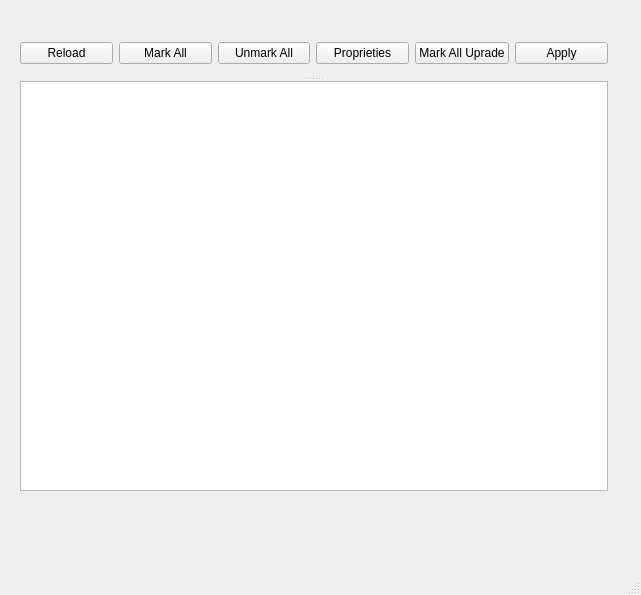
<?xml version="1.0" encoding="UTF-8"?>
<ui version="4.0">
 <class>MainWindow</class>
 <widget class="QMainWindow" name="MainWindow">
  <property name="geometry">
   <rect>
    <x>0</x>
    <y>0</y>
    <width>641</width>
    <height>595</height>
   </rect>
  </property>
  <property name="windowTitle">
   <string>MainWindow</string>
  </property>
  <widget class="QWidget" name="centralwidget">
   <widget class="QSplitter" name="splitter">
    <property name="geometry">
     <rect>
      <x>20</x>
      <y>30</y>
      <width>588</width>
      <height>461</height>
     </rect>
    </property>
    <property name="orientation">
     <enum>Qt::Vertical</enum>
    </property>
    <widget class="QWidget" name="layoutWidget">
     <layout class="QHBoxLayout" name="horizontalLayout">
      <item>
       <widget class="QPushButton" name="Reload">
        <property name="text">
         <string>Reload</string>
        </property>
       </widget>
      </item>
      <item>
       <widget class="QPushButton" name="MarkAll">
        <property name="text">
         <string>Mark All</string>
        </property>
       </widget>
      </item>
      <item>
       <widget class="QPushButton" name="unMarkAll">
        <property name="text">
         <string>Unmark All</string>
        </property>
       </widget>
      </item>
      <item>
       <widget class="QPushButton" name="Proprieties">
        <property name="text">
         <string>Proprieties</string>
        </property>
       </widget>
      </item>
      <item>
       <widget class="QPushButton" name="Upgrade">
        <property name="text">
         <string>Mark All Uprade</string>
        </property>
       </widget>
      </item>
      <item>
       <widget class="QPushButton" name="Apply">
        <property name="text">
         <string>Apply</string>
        </property>
       </widget>
      </item>
     </layout>
    </widget>
    <widget class="QTableWidget" name="tableWidget"/>
   </widget>
  </widget>
  <widget class="QMenuBar" name="menubar">
   <property name="geometry">
    <rect>
     <x>0</x>
     <y>0</y>
     <width>641</width>
     <height>25</height>
    </rect>
   </property>
  </widget>
  <widget class="QStatusBar" name="statusbar"/>
 </widget>
 <resources/>
 <connections/>
</ui>
